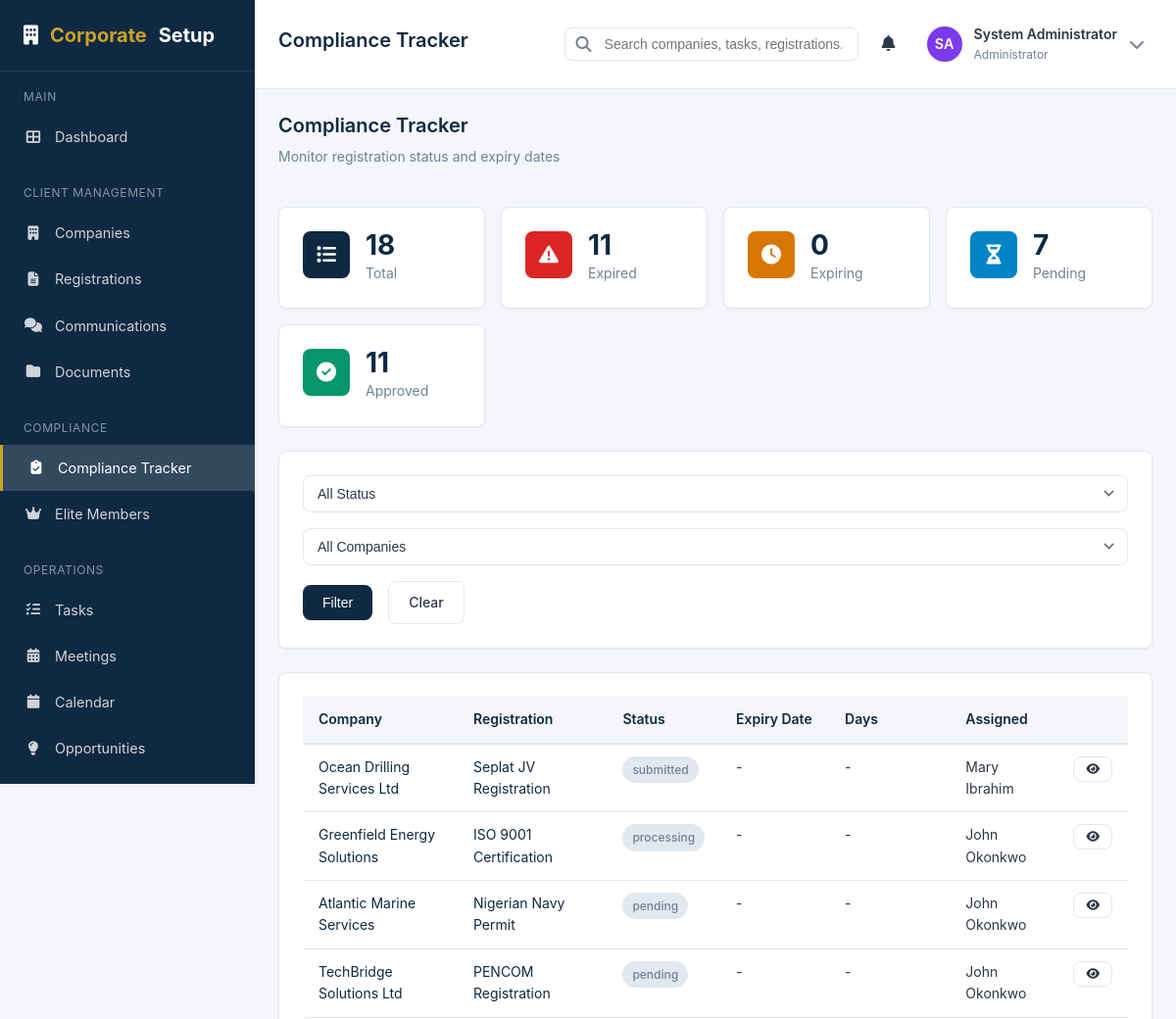
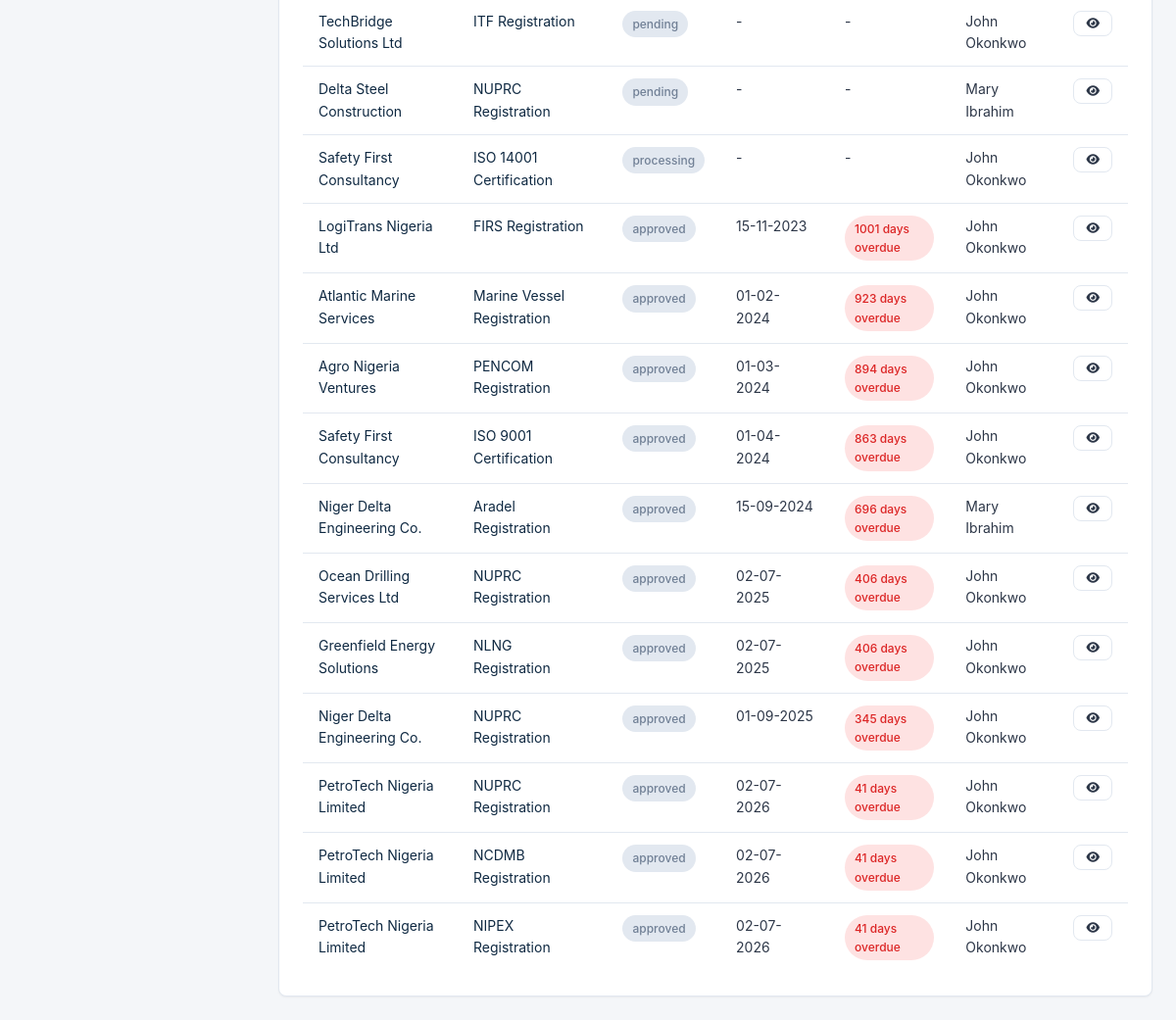
Screenshot of /compliance.php (signed in) with the database file from the repository (2 pictures, top to bottom).
### tables this page shows
CREATE TABLE IF NOT EXISTS `users` (
    `id` INT AUTO_INCREMENT PRIMARY KEY,
    `employee_id` VARCHAR(20) UNIQUE,
    `name` VARCHAR(100) NOT NULL,
    `email` VARCHAR(100) NOT NULL UNIQUE,
    `password` VARCHAR(255) NOT NULL,
    `phone` VARCHAR(20),
    `avatar` VARCHAR(255),
    `role_id` INT NOT NULL,
    `department_id` INT,
    `position` VARCHAR(100),
    `status` ENUM('active', 'inactive', 'suspended') DEFAULT 'active',
    `login_attempts` INT DEFAULT 0,
    `locked_until` DATETIME NULL,
    `last_login` DATETIME,
    `email_verified` TINYINT(1) DEFAULT 0,
    `must_change_password` TINYINT(1) DEFAULT 0,
    `created_at` TIMESTAMP DEFAULT CURRENT_TIMESTAMP,
    `updated_at` TIMESTAMP DEFAULT CURRENT_TIMESTAMP ON UPDATE CURRENT_TIMESTAMP,
    FOREIGN KEY (`role_id`) REFERENCES `roles`(`id`) ON DELETE NO ACTION,
    FOREIGN KEY (`department_id`) REFERENCES `departments`(`id`) ON DELETE SET NULL
);

CREATE TABLE IF NOT EXISTS `roles` (
    `id` INT AUTO_INCREMENT PRIMARY KEY,
    `name` VARCHAR(50) NOT NULL UNIQUE,
    `display_name` VARCHAR(100) NOT NULL,
    `description` TEXT,
    `permissions` JSON,
    `is_system` TINYINT(1) DEFAULT 0,
    `created_at` TIMESTAMP DEFAULT CURRENT_TIMESTAMP,
    `updated_at` TIMESTAMP DEFAULT CURRENT_TIMESTAMP ON UPDATE CURRENT_TIMESTAMP
);

CREATE TABLE IF NOT EXISTS `registrations` (
    `id` INT AUTO_INCREMENT PRIMARY KEY,
    `company_id` INT NOT NULL,
    `registration_type_id` INT NOT NULL,
    `registration_number` VARCHAR(100),
    `status` ENUM('pending', 'awaiting_documents', 'submitted', 'processing', 'approved', 'rejected', 'expired', 'renewal_required') DEFAULT 'pending',
    `priority` ENUM('low', 'medium', 'high', 'urgent') DEFAULT 'medium',
    `assigned_staff_id` INT,
    `requirements_checklist` JSON,
    `documents_received` TEXT,
    `documents_missing` TEXT,
    `submission_date` DATE,
    `expected_completion_date` DATE,
    `completion_date` DATE,
    `expiry_date` DATE,
    `remarks` TEXT,
    `next_follow_up_date` DATE,
    `regulator_reference` VARCHAR(100),
    `cost` DECIMAL(15, 2) DEFAULT 0,
    `payment_status` ENUM('pending', 'paid', 'waived') DEFAULT 'pending',
    `created_by` INT,
    `created_at` TIMESTAMP DEFAULT CURRENT_TIMESTAMP,
    `updated_at` TIMESTAMP DEFAULT CURRENT_TIMESTAMP ON UPDATE CURRENT_TIMESTAMP,
    FOREIGN KEY (`company_id`) REFERENCES `companies`(`id`) ON DELETE CASCADE,
    FOREIGN KEY (`registration_type_id`) REFERENCES `registration_types`(`id`) ON DELETE NO ACTION,
    FOREIGN KEY (`assigned_staff_id`) REFERENCES `users`(`id`) ON DELETE SET NULL,
    FOREIGN KEY (`created_by`) REFERENCES `users`(`id`) ON DELETE SET NULL,
    INDEX `idx_registration_status` (`status`),
    INDEX `idx_registration_company` (`company_id`),
    INDEX `idx_registration_expiry` (`expiry_date`),
    INDEX `idx_registration_assigned` (`assigned_staff_id`)
);

CREATE TABLE IF NOT EXISTS `companies` (
    `id` INT AUTO_INCREMENT PRIMARY KEY,
    `company_name` VARCHAR(200) NOT NULL,
    `rc_number` VARCHAR(50),
    `industry_id` INT,
    `address` TEXT,
    `city` VARCHAR(100),
    `state` VARCHAR(100),
    `country_id` INT,
    `website` VARCHAR(255),
    `phone` VARCHAR(50),
    `email` VARCHAR(100),
    `contact_person` VARCHAR(100),
    `contact_position` VARCHAR(100),
    `contact_phone` VARCHAR(20),
    `contact_email` VARCHAR(100),
    `status` ENUM('prospect', 'active', 'inactive', 'churned') DEFAULT 'prospect',
    `subscription_status` ENUM('free', 'basic', 'premium', 'elite') DEFAULT 'free',
    `subscription_start_date` DATE,
    `subscription_end_date` DATE,
    `assigned_staff_id` INT,
    `client_since` DATE,
    `notes` TEXT,
    `is_elite` TINYINT(1) DEFAULT 0,
    `created_by` INT,
    `created_at` TIMESTAMP DEFAULT CURRENT_TIMESTAMP,
    `updated_at` TIMESTAMP DEFAULT CURRENT_TIMESTAMP ON UPDATE CURRENT_TIMESTAMP,
    FOREIGN KEY (`industry_id`) REFERENCES `industries`(`id`) ON DELETE SET NULL,
    FOREIGN KEY (`country_id`) REFERENCES `countries`(`id`) ON DELETE SET NULL,
    FOREIGN KEY (`assigned_staff_id`) REFERENCES `users`(`id`) ON DELETE SET NULL,
    FOREIGN KEY (`created_by`) REFERENCES `users`(`id`) ON DELETE SET NULL,
    INDEX `idx_company_status` (`status`),
    INDEX `idx_company_subscription` (`subscription_status`),
    INDEX `idx_company_assigned` (`assigned_staff_id`)
);

CREATE TABLE IF NOT EXISTS `registration_types` (
    `id` INT AUTO_INCREMENT PRIMARY KEY,
    `name` VARCHAR(100) NOT NULL UNIQUE,
    `category` ENUM('regulatory', 'corporate', 'compliance', 'certification', 'other') DEFAULT 'regulatory',
    `description` TEXT,
    `requirements` TEXT,
    `processing_time` INT DEFAULT 0,
    `validity_period` INT DEFAULT 365,
    `cost` DECIMAL(15, 2) DEFAULT 0,
    `renewable` TINYINT(1) DEFAULT 1,
    `status` ENUM('active', 'inactive') DEFAULT 'active',
    `created_at` TIMESTAMP DEFAULT CURRENT_TIMESTAMP,
    `updated_at` TIMESTAMP DEFAULT CURRENT_TIMESTAMP ON UPDATE CURRENT_TIMESTAMP
);

### views/compliance/index.php (the view, shortened to what the rows shown need)
<div class="page-header">
    <div>
        <h1 class="page-title">Compliance Tracker</h1>
    </div>
</div>
<div class="card">
    <div class="card-body p-0">
        <div class="table-container">
            <table class="table">
                <thead>
                    <tr>
                        <th>Company</th>
                        <th>Registration</th>
                        <th>Status</th>
                        <th>Expiry Date</th>
                        <th>Days</th>
                        <th>Assigned</th>
                        <th></th>
                    </tr>
                </thead>
                <tbody>
                    <?php if (empty($registrations)): ?>
                        <tr><td colspan="7"><div class="empty-state"><i class="fas fa-check-circle"></i><h3>No records found</h3></div></td></tr>
                    <?php else: ?>
                        <?php foreach ($registrations as $r): ?>
                            <?php $days = $r['expiry_date'] ? getDaysRemaining($r['expiry_date']) : null; ?>
                            <tr>
                                <td><a href="companies.php?action=view&id=<?= $r['company_id'] ?>"><?= sanitize($r['company_name']) ?></a></td>
                                <td><a href="registrations.php?action=view&id=<?= $r['id'] ?>"><?= sanitize($r['registration_type']) ?></a></td>
                                <td><?= getStatusBadge($r['status']) ?></td>
                                <td><?= $r['expiry_date'] ? formatDate($r['expiry_date']) : '-' ?></td>
                                <td>
                                    <?php if ($days !== null): ?>
                                        <?php if ($days < 0): ?>
                                            <span class="badge badge-danger"><?= abs($days) ?> days overdue</span>
                                        <?php elseif ($days <= 30): ?>
                                            <span class="badge badge-warning"><?= $days ?> days left</span>
                                        <?php elseif ($days <= 90): ?>
                                            <span class="badge badge-info"><?= $days ?> days left</span>
                                        <?php else: ?>
                                            <span class="badge badge-secondary"><?= $days ?> days</span>
                                        <?php endif; ?>
                                    <?php else: ?>-<?php endif; ?>
                                </td>
                                <td><?= sanitize($r['assigned_staff']) ?: '-' ?></td>
                                <td><a href="registrations.php?action=view&id=<?= $r['id'] ?>" class="btn btn-sm btn-outline"><i class="fas fa-eye"></i></a></td>
                            </tr>
                        <?php endforeach; ?>
                    <?php endif; ?>
                </tbody>
            </table>
        </div>
    </div>
</div>

### includes/functions.php (shortened to what the rows shown need)
<?php
function sanitize($input) {
    return htmlspecialchars(trim($input), ENT_QUOTES, 'UTF-8');
}
function formatDate($date, $format = DATE_FORMAT) {
    return date($format, strtotime($date));
}
function getStatusBadge($status) {
    $badges = [
        'active' => '<span class="badge badge-success">Active</span>',
        'inactive' => '<span class="badge badge-secondary">Inactive</span>',
        'pending' => '<span class="badge badge-warning">Pending</span>',
        'completed' => '<span class="badge badge-success">Completed</span>',
        'expired' => '<span class="badge badge-danger">Expired</span>',
        'submitted' => '<span class="badge badge-info">Submitted</span>',
        'approved' => '<span class="badge badge-success">Approved</span>',
        'rejected' => '<span class="badge badge-danger">Rejected</span>',
        'awaiting_client' => '<span class="badge badge-warning">Awaiting Client</span>',
        'awaiting_regulator' => '<span class="badge badge-info">Awaiting Regulator</span>',
        'new' => '<span class="badge badge-primary">New</span>',
        'in_progress' => '<span class="badge badge-info">In Progress</span>',
        'overdue' => '<span class="badge badge-danger">Overdue</span>',
    ];
    $status = strtolower(str_replace(' ', '_', $status));
    return $badges[$status] ?? '<span class="badge badge-secondary">' . sanitize($status) . '</span>';
}
function refreshSessionPermissions(): void
{
    try {
        $db = Database::getInstance();
        $row = $db->fetch(
            "SELECT u.email, u.name, u.avatar, u.status, u.must_change_password, d.name as department_name, d.id as department_id,
                    r.name as role_name, r.permissions
             FROM users u
             JOIN roles r ON u.role_id = r.id
             LEFT JOIN departments d ON u.department_id = d.id
             WHERE u.id = ?",
            [$_SESSION['user_id']]
        );
    } catch (Exception $e) {
        error_log('Failed to refresh session permissions: ' . $e->getMessage());
    }
}
function checkPermission($permission) {
    static $loadedForRequest = false;
    if (!$loadedForRequest) {
        refreshSessionPermissions();
    }
    $role = $_SESSION['user_role'];
    $permissions = $_SESSION['permissions'];
    if ($role === 'Administrator') {
        return true;
    }
    return in_array($permission, $permissions, true);
}
function requirePermission($permission) {
    if (!checkPermission($permission)) {
        http_response_code(403);
        require __DIR__ . '/../views/errors/403.php';
        exit();
    }
}
function getCurrentUser() {
    return [
        'id' => $_SESSION['user_id'],
        'name' => $_SESSION['user_name'],
        'email' => $_SESSION['user_email'],
        'role' => $_SESSION['user_role'],
        'department' => $_SESSION['user_department'],
        'avatar' => $_SESSION['user_avatar'] ?? null,
        'status' => $_SESSION['user_status'] ?? 'active',
        'must_change_password' => (int) ($_SESSION['must_change_password'] ?? 0)
    ];
}

### views/layouts/app.php (shortened to what the rows shown need)
<?php
$user = getCurrentUser();
?>
<!DOCTYPE html>
<html lang="en">
<head>
    <link rel="stylesheet" href="assets/css/style.css">
    <link rel="stylesheet" href="https://cdnjs.cloudflare.com/ajax/libs/font-awesome/6.4.0/css/all.min.css">
</head>
<body>
    <div class="app-wrapper">
        <main class="main-content">
            <header class="header">
                <div class="header-left">
                    <?= $pageTitle ? '<h1 class="page-title">' . sanitize($pageTitle) . '</h1>' : '' ?>
                </div>
                <div class="header-right">
                    <div class="dropdown">
                        <div class="user-menu" id="userMenuTrigger">
                            <?= generateAvatar($user['name'], 36, $user['avatar'] ?? null) ?>
                            <div class="user-info">
                                <div class="user-name"><?= sanitize($user['name']) ?></div>
                                <div class="user-role"><?= sanitize($user['role']) ?></div>
                            </div>
                            <i class="fas fa-chevron-down" style="color: var(--dark-grey);"></i>
                        </div>
                    </div>
                </div>
            </header>
            <div class="page-content">
                <?= $content ?? '' ?>
            </div>
        </main>
    </div>
</body>
</html>

### helpers/formatters.php (shortened to what the rows shown need)
<?php
function getInitials($name) {
    $words = explode(' ', trim($name));
    $initials = '';
    foreach ($words as $word) {
        if (!empty($word)) {
            $initials .= strtoupper(substr($word, 0, 1));
        }
        if (strlen($initials) >= 2) break;
    }
    return $initials ?: 'NA';
}
function getAvatarColor($name) {
    $colors = [
        '#2563eb', '#059669', '#d97706', '#dc2626',
        '#7c3aed', '#0891b2', '#c2410c', '#be185d'
    ];
    $hash = 0;
    for ($i = 0; $i < strlen($name); $i++) {
        $hash = ord($name[$i]) + (($hash << 5) - $hash);
    }
    return $colors[abs($hash) % count($colors)];
}
function generateAvatar($name, $size = 40, $avatarPath = null) {
    $initials = getInitials($name);
    $color = getAvatarColor($name);
    return '<div class="avatar" style="width:' . $size . 'px;height:' . $size . 'px;background-color:' . $color . ';font-size:' . ($size * 0.4) . 'px;">' . $initials . '</div>';
}
function getDaysRemaining($date) {
    $target = strtotime($date);
    $today = strtotime(date('Y-m-d'));
    $diff = ($target - $today) / 86400;
    return round($diff);
}

### rows the page displays
users: name "SA", name "System Administrator", role.name "Administrator"
registrations: company.company_name "Ocean Drilling Services Ltd", registration_type.name "Seplat JV Registration", status "submitted", assigned_staff.name "Mary Ibrahim"
registrations: company.company_name "Greenfield Energy Solutions", registration_type.name "ISO 9001 Certification", status "processing", assigned_staff.name "John Okonkwo"
registrations: company.company_name "Atlantic Marine Services", registration_type.name "Nigerian Navy Permit", status "pending", assigned_staff.name "John Okonkwo"
registrations: company.company_name "TechBridge Solutions Ltd", registration_type.name "PENCOM Registration", status "pending", assigned_staff.name "John Okonkwo"
registrations: company.company_name "TechBridge Solutions Ltd", registration_type.name "ITF Registration", status "pending", assigned_staff.name "John Okonkwo"
registrations: company.company_name "Delta Steel Construction", registration_type.name "NUPRC Registration", status "pending", assigned_staff.name "Mary Ibrahim"
registrations: company.company_name "Safety First Consultancy", registration_type.name "ISO 14001 Certification", status "processing", assigned_staff.name "John Okonkwo"
registrations: company.company_name "LogiTrans Nigeria Ltd", registration_type.name "FIRS Registration", status "approved", expiry_date "15-11-2023", expiry_date "1001", assigned_staff.name "John Okonkwo"
registrations: company.company_name "Atlantic Marine Services", registration_type.name "Marine Vessel Registration", status "approved", expiry_date "01-02-2024", expiry_date "923", assigned_staff.name "John Okonkwo"
registrations: company.company_name "Agro Nigeria Ventures", registration_type.name "PENCOM Registration", status "approved", expiry_date "01-03-2024", expiry_date "894", assigned_staff.name "John Okonkwo"
registrations: company.company_name "Safety First Consultancy", registration_type.name "ISO 9001 Certification", status "approved", expiry_date "01-04-2024", expiry_date "863", assigned_staff.name "John Okonkwo"
registrations: company.company_name "Niger Delta Engineering Co.", registration_type.name "Aradel Registration", status "approved", expiry_date "15-09-2024", expiry_date "696", assigned_staff.name "Mary Ibrahim"
registrations: company.company_name "Ocean Drilling Services Ltd", registration_type.name "NUPRC Registration", status "approved", expiry_date "02-07-2025", expiry_date "406", assigned_staff.name "John Okonkwo"
registrations: company.company_name "Greenfield Energy Solutions", registration_type.name "NLNG Registration", status "approved", expiry_date "02-07-2025", expiry_date "406", assigned_staff.name "John Okonkwo"
registrations: company.company_name "Niger Delta Engineering Co.", registration_type.name "NUPRC Registration", status "approved", expiry_date "01-09-2025", expiry_date "345", assigned_staff.name "John Okonkwo"
registrations: company.company_name "PetroTech Nigeria Limited", registration_type.name "NUPRC Registration", status "approved", expiry_date "02-07-2026", expiry_date "41", assigned_staff.name "John Okonkwo"
registrations: company.company_name "PetroTech Nigeria Limited", registration_type.name "NCDMB Registration", status "approved", expiry_date "02-07-2026", expiry_date "41", assigned_staff.name "John Okonkwo"
registrations: company.company_name "PetroTech Nigeria Limited", registration_type.name "NIPEX Registration", status "approved", expiry_date "02-07-2026", expiry_date "41", assigned_staff.name "John Okonkwo"

### other values shown
$pageTitle "Compliance Tracker"
$stats['total'] "18"
$stats['expired'] "11"
$stats['expiring'] "0"
$stats['pending'] "7"
$stats['approved'] "11"
